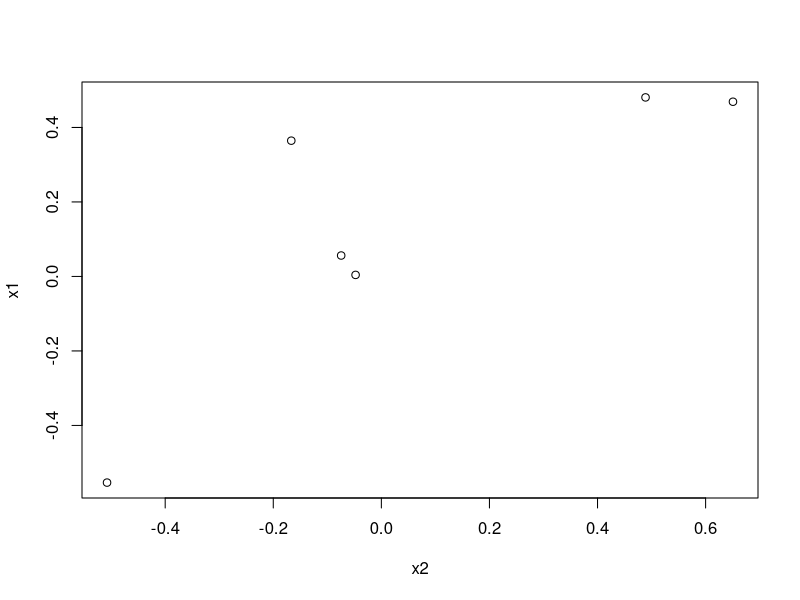
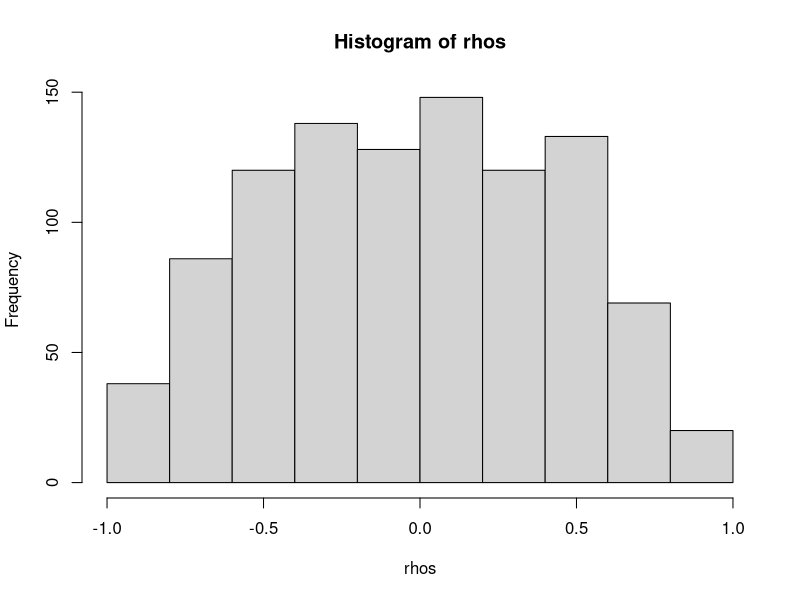

These charts were generated, in order, by the following R code: (Note: this script raises an error after producing the figures.)













# skapa två random vectorer att korrelera mot varandra.

x1 <- rnorm(6, mean=0, sd=0.5)
x2 <- rnorm(6, mean=0, sd=0.5)

cor(x1,x2)
plot(x2,x1)

rhos <- rep(NA, 1000) 

for(i in 1:1000){
  x1 <- rnorm(10, mean=0, sd=0.5)
  x2 <- rnorm(10, mean=0, sd=0.5)
  x1[zeros <- sample(1:5,5)] <- 0
  x2[zeros] <- 0
  rhos[i] <- cor(x1,x2)
}

hist(rhos)





c_mk3 %>% filter(river_id=="32000") %>% filter(n_years>10) %>% ggplot(aes(x=rho_trout)) + geom_histogram()

c_mk3 %>% filter(river_id=="32000") %>% filter(n_years>10) %>% ggplot(aes(x=rho_pike)) + geom_histogram()



rhos1 <- rep(NA, 10000)
rhos2 <- rep(NA, 10000)
for(i in 1:10000){
  x1 <- rnorm(n=10, mean=1.2, sd=0.5)
  x2 <- x1+rnorm(n=10, mean=0, sd=0.3)
  y1 <- rep(0,10)
  y2 <- rep(0,10)
  sub1 <- sample(1:10, 10)
  sub2 <- sample(1:10, 10)
  y1[sub1]<-x1[sub1]
  y2[sub2]<-x2[sub2]
  rhos1[i] <- cor(y1,y2)
  rhos2[i] <- cor(x1,x2)
}
#par(mfrow=c(1,2))
hist(rhos1, xlim=c(-1,1))
#hist(rhos2, xlim=c(-1,1))



rhos1 <- rep(NA, 10000)
rhos2 <- rep(NA, 10000)
for(i in 1:10000){
  x1 <- rnorm(n=10, mean=1.2, sd=0.5)
  x2 <- x1+rnorm(n=10, mean=0, sd=0.3)
  y1 <- x1
  y2 <- x2
  y1[sample(1:10, 9)] <- 0
  y2[sample(1:10, 9)] <- 0
  rhos1[i] <- cor(y1,y2)
  rhos2[i] <- cor(x1,x2)
}
par(mfrow=c(1,2))
hist(rhos1, xlim=c(-1,1))
#hist(rhos2, xlim=c(-1,1))

par(mfrow=c(5,2))

for(j in 0:9){
  rhos1 <- rep(NA, 10000)
  rhos2 <- rep(NA, 10000)
  for(i in 1:10000){
    x1 <- rnorm(n=10, mean=1.2, sd=0.5)
    x2 <- x1+rnorm(n=10, mean=0, sd=0.3)
    y1 <- x1
    y2 <- x2
    y1[sample(1:10, j)] <- 0
    y2[sample(1:10, j)] <- 0
    rhos1[i] <- cor(y1,y2)
    rhos2[i] <- cor(x1,x2)
  }
  
  hist(rhos1, xlim=c(-1,1), main="")
}

#hist(rhos2, xlim=c(-1,1))




plot(rhos1, type="l", ylim=c(-1,1))
plot(rhos2, type="l", ylim=c(-1,1))

rhos1 <- rep(NA, 10)
rhos2 <- rep(NA, 10)

for(j in 1:100){
  x1 <- rnorm(n=10, mean=1.2, sd=0.5)
  x2 <- x1+rnorm(n=10, mean=0, sd=0.3)
  y1 <- x1
  y2 <- x2
  
  for(i in 1:9){
    y1[which.min(y1*NA^(y1 <=0))] <- 0 #Weird way of looking for the lowest value that isn't a zero. 
    y2[which.min(y2*NA^(y2 <=0))] <- 0
    rhos1[i] <- cor(y1,y2)
    rhos2[i] <- cor(x1,x2)
  }
  
  lines(rhos1, type="l", ylim=c(0,1))
}


plot(rhos2, type="l", ylim=c(0,1))

par(mfrow=c(1,2))
hist(rhos1, xlim=c(-1,1))
hist(rhos2, xlim=c(-1,1))








plot(rhos1, type="l", ylim=c(-1,1))

rhos1 <- rep(NA, 10)
rhos2 <- rep(NA, 10)

for(j in 1:100){
  x1 <- rnorm(n=10, mean=1.2, sd=0.5)
  x2 <- x1+rnorm(n=10, mean=0, sd=0.3)
  y1 <- x1
  y2 <- x2
  
  sub1 <- sample(1:10,10)
  sub2 <- sample(1:10,10)
  
  for(i in 1:9){
    y1[sub1[i]] <- 0 #Weird way of looking for the lowest value that isn't a zero. 
    y2[sub1[i]] <- 0
    rhos1[i] <- cor(y1,y2)
    rhos2[i] <- cor(x1,x2)
  }
  
  lines(rhos1, type="l", ylim=c(0,1))
}


r





x1 <- rnorm(n=10, mean=1.2, sd=0.5)
x2 <- x1+rnorm(n=10, mean=0, sd=0.3)

sub1 <- sample(1:10, 2)
sub2 <- sample(1:10, 2)
y1 <- x1
y2 <- x2
y1[sub1]<-0
y2[sub2]<-0

cor_in <- data.frame(y1,y2)

count_pairs <- function(cor_in){
  t <- nrow(cor_in)
  d <- cor_in
  cor_in$two_above <- NA
  for(i in 1:t){
    cor_in$two_above[i] <- sum(c(d[i,] > 0))
  }
  paired_both <- sum(cor_in$two_above == 2)
  paired_one <- sum(cor_in$two_above == 1)
  percentage_zero <- sum(d == 0) / (nrow(d)*2)
  avg_gt0_site1 <- mean(d[which(d[1]>0),1])
  avg_ge0_site1 <- mean(d[,1])
  avg_gt0_site2 <- mean(d[which(d[2]>0),2])
  avg_ge0_site2 <- mean(d[,2])
  return(c(paired_both, paired_one, percentage_zero, 
           avg_gt0_site1, avg_ge0_site1, avg_gt0_site2, avg_ge0_site2))
}

f_n_gt0_one <- function(in_data){
  t <- nrow(in_data)
  d <- in_data
  for(i in 1:t){
    in_data$two_above[i] <- sum(c(d[i,] > 0))
  }
  paired_one <- sum(in_data$two_above == 1)
  return(paired_one)
}

f_n_gt0_two <- function(in_data){
  t <- nrow(in_data)
  d <- in_data
  for(i in 1:t){
    in_data$two_above[i] <- sum(c(d[i,] > 0))
  }
  paired_one <- sum(in_data$two_above == 2)
  return(paired_one)
}

f_n_gt0_one(cor_in)
f_n_gt0_two(cor_in)

f_n_gt0_two

for(i in 1:t){
  cor_in$two_above[1] <- sum(c(d[5,] > 0))
}

count_pairs(cor_in)

sum(cor_in == 0) / (nrow(cor_in)*2)

sum(c(cor_in[3,] > 0))

plot(y1, y2)












